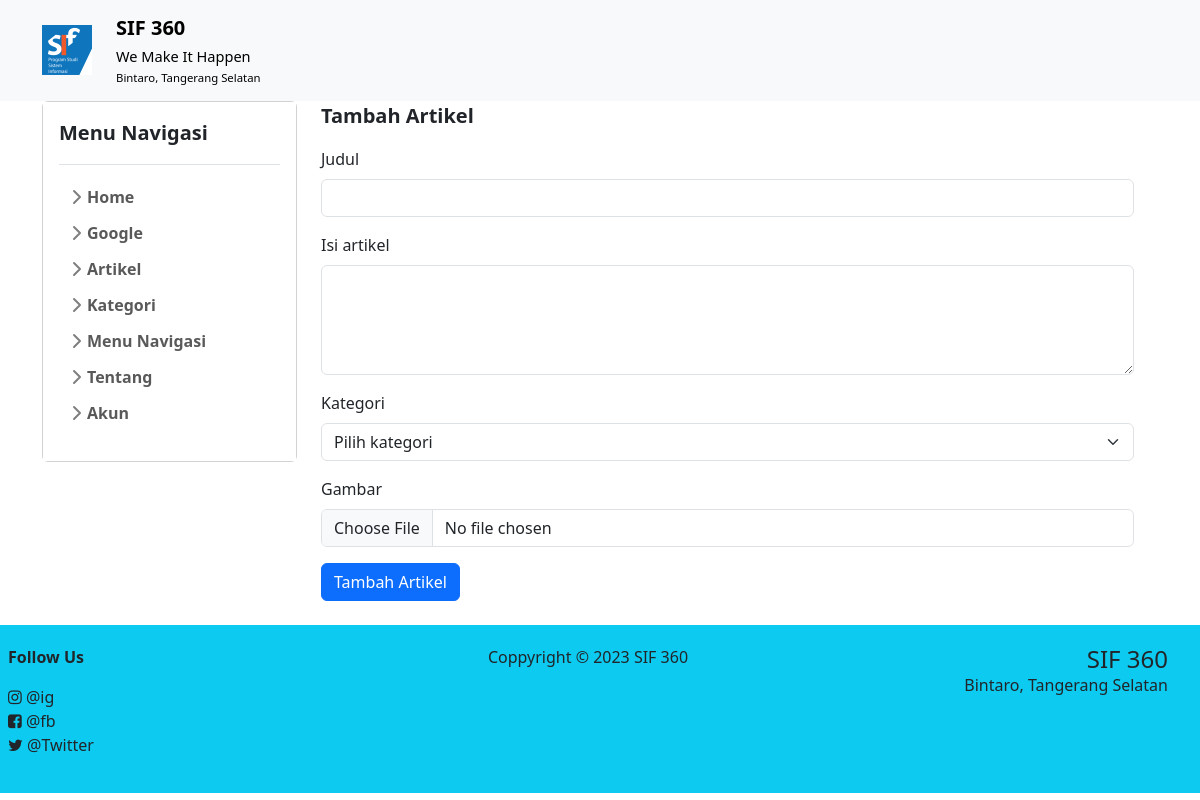
Screenshot of /view/admin/artikel_tambah.php (signed in) with the database file from the repository.
### tables this page shows
CREATE TABLE `about` (
  `id` int NOT NULL,
  `name` varchar(100) NOT NULL,
  `slogan` varchar(255) DEFAULT NULL,
  `address` varchar(255) DEFAULT NULL,
  `twitter` varchar(100) DEFAULT NULL,
  `facebook` varchar(100) DEFAULT NULL,
  `instagram` varchar(100) DEFAULT NULL
);

CREATE TABLE `menu` (
  `id` int NOT NULL,
  `name` varchar(100) NOT NULL,
  `slug` varchar(100) NOT NULL,
  `url` varchar(50) NOT NULL
);

### view/admin/artikel_tambah.php (the view, shortened to what this page needs)
<?php
include '../template/header.php';
?>
    <div class="container">
        <div class="row w-100">
            <?php include '../template/sidebar.php';?>
            <div class="col-lg-9 col-md-9 col-12 order-lg-2 order-md-2 order-1">
                <p class="fs-5 fw-bold">Tambah Artikel</p>
                <form action="artikel_tambah_proses.php" method="POST" enctype="multipart/form-data">
                    <div class="mb-3">
                        <label for="title" class="form-label">Judul</label>
                        <input type="text" class="form-control" id="title" name="title" required>
                    </div>
                    <div class="mb-3">
                        <label for="article" class="form-label">Isi artikel</label>
                        <textarea class="form-control" id="article" name="article" rows="4" required></textarea>
                    </div>
                    <div class="mb-3">
                        <label for="category_id" class="form-label">Kategori</label>
                        <select class="form-select" id="category_id" name="category_id" required>
                            <option selected disabled value="">Pilih kategori</option>
                        </select>
                    </div>
                    <div class="mb-3">
                        <label for="image" class="form-label">Gambar</label>
                        <input type="file" class="form-control" id="image" name="image" accept="image/*" required>
                    </div>
                    <button type="submit" class="btn btn-primary">Tambah Artikel</button>
                </form>
            </div>
        </div>
    </div>
<?php include '../template/footer.php'; ?>

### view/template/header.php (shortened to what this page needs)
<!DOCTYPE html>
<html lang="en">
<?php
    include '../../config/database.php';
    $about = mysqli_query($conn, "SELECT * FROM about Limit 1");
    $about = mysqli_fetch_assoc($about);
?>
<head>
    <link href="https://cdn.jsdelivr.net/npm/bootstrap@5.3.0/dist/css/bootstrap.min.css" rel="stylesheet">
    <link rel="stylesheet" href="https://cdnjs.cloudflare.com/ajax/libs/font-awesome/4.7.0/css/font-awesome.css" />
    <link href="../../assets/css/sidebar.css" rel="stylesheet">
</head>
<body>
    <header>
    <nav class="navbar navbar-expand-lg navbar-light bg-light">
        <div class="container">
            <a class="navbar-brand" href="../../">
                <div class="row align-items-center">
                    <div class="col-auto">
                        <img src="../../assets/images/logo.jpg" alt="Logo" width="50" height="50">
                    </div>
                    <div class="col">
                        <p class="m-0 font-weight-bold" style="font-weight: bold !important;"><?php echo $about['name'];?></p>
                        <p class="m-0" style="font-size: smaller;"><small><?php echo $about['slogan'];?></small></p>
                        <p class="m-0" style="font-size: small;"><small><?php echo $about['address'];?></small></p>
                    </div>
                </div>
            </a>
        </div>
    </nav>
    </header>

### view/template/sidebar.php (shortened to what this page needs)
<div class="col-lg-3 col-md-3 col-12 order-lg-1 order-md-1 order-2 pr-1">
    <div class="sidebar card w-100">
        <div class="flex-shrink-0 p-3 bg-white">
            <a href="/" class="d-flex align-items-center pb-3 mb-3 link-dark text-decoration-none border-bottom">
            <span class="fs-5 fw-semibold">Menu Navigasi</span>
            </a>
            <ul class="list-unstyled ps-0">
                <li class="mb-1">
                    <button class="btn btn-toggle align-items-center rounded collapsed" data-bs-toggle="collapse" data-bs-target="#home-collapse" aria-expanded="false">
                    Home
                    </button>
                </li>
                <?php $sidebar = mysqli_query($conn, "SELECT * FROM menu");
                $sidebar = mysqli_fetch_all($sidebar, MYSQLI_ASSOC)
                ?>
                <?php foreach($sidebar as $side) {
                    $submenu = mysqli_query($conn, "SELECT * FROM submenu WHERE parent_id='$side[id]'");
                    $count = mysqli_num_rows($submenu);
                    $submenu = mysqli_fetch_all($submenu, MYSQLI_ASSOC);
                    if($count > 0){
                        ?>
                        <li class="mb-1">
                            <button class="btn btn-toggle align-items-center rounded collapsed" data-bs-toggle="collapse" data-bs-target="#<?php echo $side['id'];?>-collapse" aria-expanded="false">
                            <?php echo $side['name'];?>
                            </button>
                                <?php foreach($submenu as $sid) { ?>
                                <li><a href="<?php echo $sid['url'];?>" class="link-dark rounded"><?php echo $sid['name'];?></a></li>
                                <?php } ?>
                        </li>
                        <?php
                    }else{
                        ?>
                        <li class="mb-1 ps-3">
                            <a href="<?php echo $side['url'];?>" class="link-dark rounded"><?php echo $sid['name'];?></a>
                        </li>
                        <?php
                    }
                }
                    ?>
                <?php
                if(ISSET($_SESSION['username'])){
                ?>
                <li class="mb-1">
                    <button class="btn btn-toggle align-items-center rounded collapsed" data-bs-toggle="collapse" data-bs-target="#artikel-collapse" aria-expanded="false">
                    Artikel
                    </button>
                </li>
                <li class="mb-1">
                    <button class="btn btn-toggle align-items-center rounded collapsed" data-bs-toggle="collapse" data-bs-target="#kategori-collapse" aria-expanded="false">
                    Kategori
                    </button>
                </li>
                <li class="mb-1">
                    <button class="btn btn-toggle align-items-center rounded collapsed" data-bs-toggle="collapse" data-bs-target="#menu-collapse" aria-expanded="false">
                    Menu Navigasi
                    </button>
                </li>
                <li class="mb-1">
                    <button class="btn btn-toggle align-items-center rounded collapsed" data-bs-toggle="collapse" data-bs-target="#menu-collapse" aria-expanded="false">
                    Tentang
                    </button>
                </li>
                <?php
                }
                ?>
                <li class="mb-1">
                    <button class="btn btn-toggle align-items-center rounded collapsed" data-bs-toggle="collapse" data-bs-target="#akun-collapse" aria-expanded="false">
                    Akun
                    </button>
                </li>
            </ul>
        </div>
    </div>
</div>

### view/template/footer.php (shortened to what this page needs)
    <footer class=" bg-info mt-4  justify-content-center">
        <div class="col-12 row p-3 justify-content-center">
            <div class="col-12 col-lg-4 p-1">
                <p class="fw-bold">Follow Us</p>
                <ul class="list-unstyled ps-0">
                    <li class="me-3">
                    <i class="fa fa-instagram"></i> @<?php echo $about['instagram'];?>
                    </li>
                    <li class="me-3">
                    <i class="fa fa-facebook-square"></i> @<?php echo $about['facebook'];?>
                    </li>
                    <li class="me-3">
                    <i class="fa fa-twitter"></i> @<?php echo $about['twitter'];?>
                    </li>
                </ul>
            </div>
            <div class="col-12 col-lg-4 p-1 mt-lg-0 mt-md-0 mt-1 ">
                <p class="text-center">Coppyright &copy; <?php echo date('Y');?> <?php echo $about['name'];?></p>
            </div>
            <div class="col-12 col-lg-4 p-1 mt-lg-0 mt-md-0 mt-1 ">
                <p class="h4 f-wbold text-end m-0"><?php echo $about['name'];?></p>
                <p class="text-end m-0"><?php echo $about['address'];?></p>
            </div>
        </div>
    </footer>
</body>
</html>

### assets/css/sidebar.css (style rules this page uses)
body { min-height: 100vh; min-height: -webkit-fill-available; }
html { height: -webkit-fill-available; }
.btn-toggle { display: inline-flex; align-items: center; padding: .25rem .5rem; font-weight: 600; color: rgba(0, 0, 0, .65); background-color: transparent; border: 0; }
.btn-toggle::before { width: 1.25em; line-height: 0; transition: transform .35s ease; transform-origin: .5em 50%; }
.fw-semibold { font-weight: 600; }

### rows the page displays
about: name "SIF 360", slogan "We Make It Happen", address "Bintaro, Tangerang Selatan", instagram "ig", facebook "fb", twitter "Twitter"
menu: name "Google"
